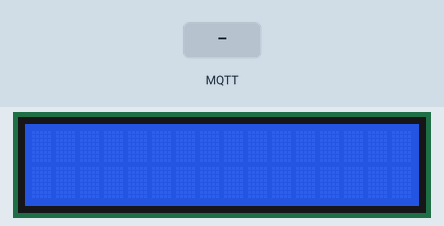
A sketch run on a simulated ESP8266 (Wemos D1 mini). Shown: 16×2 character LCD. Inputs (shaded band) come from the test bench. WiFi joins after 1.5 s; servers stay silent unless stated; no MQTT or app messages arrive unless stated; what the sketch prints to the serial monitor is not drawn.

Above: at 1.2 s.
1.3 s: MQTT message "1" arrives on the first subscribed topic
10.3 s: MQTT message "on" arrives on the first subscribed topic
At 12.5 s:
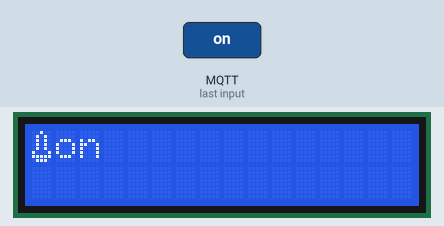
13.1 s: MQTT message "off" arrives on the first subscribed topic
At 13.6 s:
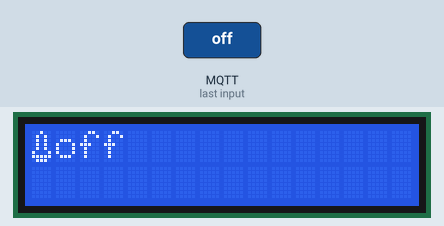
14.6 s: MQTT message "1" arrives on the second subscribed topic
At 15.8 s:
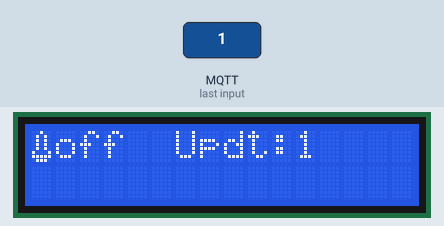
16.1 s: MQTT message "1" arrives on the third subscribed topic
At 16.9 s:
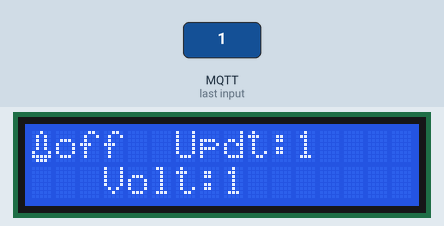
17.6 s: MQTT message "on" arrives on the second subscribed topic
At 18.1 s:
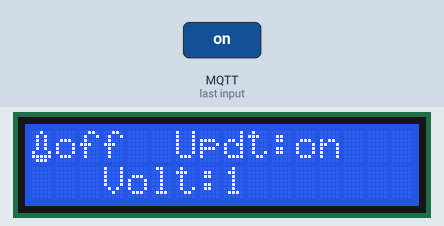
Timing chart, 0 to 20.1 s (numbered marks = the images above; inputs shaded):
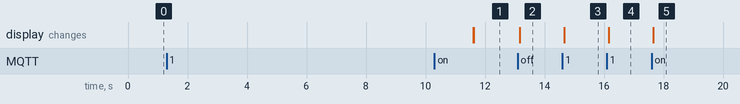

The sketch:

LCD_using_mqtt_readings_with_8266.ino
```cpp
/*********
  Steve Fisch May, 2020
  Code taken and modified from three sources, all by Rui Santos of:

https://randomnerdterdtutorials.com
https://rntlab.com/question/esp32-mqtt-subscribe-to-multiple-topics/
https://randomnerdtutorials.com/esp8266-nodemcu-mqtt-publish-ds18b20-arduino/
https://randomnerdtutorials.com/esp32-esp8266-i2c-lcd-arduino-ide/


 Using MQTT readings from By 3KU_Delta in

 https://www.instructables.com/id/Crocodile-Solar-Pool-Sensor/
*********/

#include <ESP8266WiFi.h>
#include <Ticker.h>
#include <AsyncMqttClient.h>
#include <LiquidCrystal_I2C.h>

// Change the credentials below, so your ESP8266 connects to your router
#define WIFI_SSID "myssid"
#define WIFI_PASSWORD "my_password"

// Change the MQTT_HOST variable to your Raspberry Pi IP address,
// so it connects to your Mosquitto MQTT broker

#define MQTT_HOST IPAddress(192, 168, 1, 88)
#define MQTT_PORT 1883

// Create objects to handle MQTT client
AsyncMqttClient mqttClient;
Ticker mqttReconnectTimer;
Ticker wifiReconnectTimer;
WiFiEventHandler wifiConnectHandler;
WiFiEventHandler wifiDisconnectHandler;

// Set the LCD number of columns and rows
const int lcdColumns = 16;
const int lcdRows = 2;
float PoolTemp;
String temperatureString = "";
// dtostrf(PoolTemp, 3, 1, PoolTemp1);

// Set LCD address, number of columns and rows
// if you don't know your display address, run an I2C scanner sketch
LiquidCrystal_I2C lcd(0x27, lcdColumns, lcdRows);

// Thermometer icon
byte thermometerIcon[8] = {
  B00100,
  B01010,
  B01010,
  B01010,
  B01010,
  B10001,
  B11111,
  B01110
};

void connectToWifi() {
  Serial.println("Connecting to Wi-Fi...");
  WiFi.begin(WIFI_SSID, WIFI_PASSWORD);
}

void onWifiConnect(const WiFiEventStationModeGotIP& event) {
  Serial.println("Connected to Wi-Fi.");
 connectToMqtt();
}

void onWifiDisconnect(const WiFiEventStationModeDisconnected& event) {
  Serial.println("Disconnected from Wi-Fi.");
  mqttReconnectTimer.detach(); // ensure we don't reconnect to MQTT while reconnecting to Wi-Fi
  wifiReconnectTimer.once(2, connectToWifi);
}

void connectToMqtt() {
  Serial.println("Connecting to MQTT...");
  mqttClient.connect();
}

// Add more topics that want your ESP8266 to be subscribed to
//~STEVE FROM CROC

void onMqttConnect(bool sessionPresent){
  delay(10000);
  Serial.println("Connected to MQTT.");
  Serial.print("Session present: ");
  Serial.println(sessionPresent);
  uint16_t packetIdSub =  mqttClient.subscribe("home/pool/solarcroc/tempc", 0);
  uint16_t packetIdSub2 = mqttClient.subscribe("home/pool/solarcroc/lastupdate", 0);
  uint16_t packetIdSub1 = mqttClient.subscribe("home/pool/solarcroc/battv", 0);
  Serial.print("Subscribing at QoS 0, packetId: ");
  Serial.println(packetIdSub);
}
  void onMqttDisconnect(AsyncMqttClientDisconnectReason reason) {
  Serial.println("Disconnected from MQTT.");

  if (WiFi.isConnected()) {
    mqttReconnectTimer.once(2, connectToMqtt);
  }
}

void onMqttSubscribe(uint16_t packetId, uint8_t qos) {
  Serial.println("Subscribe acknowledged.");
  Serial.print("  packetId: ");
  Serial.println(packetId);
  Serial.print("  qos: ");
  Serial.println(qos);
}

void onMqttUnsubscribe(uint16_t packetId) {
  Serial.println("Unsubscribe acknowledged.");
  Serial.print("  packetId: ");
  Serial.println(packetId);
}

// You can modify this function to handle what happens when you receive a certain message in a specific topic
void onMqttMessage(char* topic, char* payload, AsyncMqttClientMessageProperties properties, size_t len, size_t index, size_t total) {
  String messageTemp;
  for (int i = 0; i < len; i++) {
    Serial.print((char)payload[i]);
    messageTemp += (char)payload[i];
      }

 if (strcmp(topic, "home/pool/solarcroc/tempc") == 0) {
    lcd.clear();
//    lcd.setCursor(1, 0);
    lcd.write(0);
    lcd.print("");
//    lcd.setCursor(0, 1);
    lcd.print(messageTemp);
  }


  Serial.println("Publish received.");
  Serial.print("  message: ");
  Serial.println(messageTemp);
  Serial.print("  topic: ");
  Serial.println(topic);
  Serial.print("  qos: ");
  Serial.println(properties.qos);
  Serial.print("  dup: ");
  Serial.println(properties.dup);
  Serial.print("  retain: ");
  Serial.println(properties.retain);
  Serial.print("  len: ");
  Serial.println(len);
  Serial.print("  index: ");
  Serial.println(index);
  Serial.print("  total: ");
  Serial.println(total);

if (strcmp(topic, "home/pool/solarcroc/lastupdate") == 0) {
     lcd.setCursor(6,0);
     lcd.print("Updt:");
     lcd.print(messageTemp);

}

Serial.println("Publish received.");
  Serial.print("  message: ");
  Serial.println(messageTemp);
  Serial.print("  topic: ");
  Serial.println(topic);
  Serial.print("  qos: ");
  Serial.println(properties.qos);
  Serial.print("  dup: ");
  Serial.println(properties.dup);
  Serial.print("  retain: ");
  Serial.println(properties.retain);
  Serial.print("  len: ");
  Serial.println(len);
  Serial.print("  index: ");
  Serial.println(index);
  Serial.print("  total: ");
  Serial.println(total);

if (strcmp(topic, "home/pool/solarcroc/battv") == 0) {
     lcd.setCursor (0, 1);
     lcd.print("   Volt:");
     lcd.print(messageTemp);
}
 Serial.println("Publish received.");
  Serial.print("  message: ");
  Serial.println(messageTemp);
  Serial.print("  topic: ");
  Serial.println(topic);
  Serial.print("  qos: ");
  Serial.println(properties.qos);
  Serial.print("  dup: ");
  Serial.println(properties.dup);
  Serial.print("  retain: ");
  Serial.println(properties.retain);
  Serial.print("  len: ");
  Serial.println(len);
  Serial.print("  index: ");
  Serial.println(index);
  Serial.print("  total: ");
  Serial.println(total);
 }

void setup() {
  Serial.begin(115200);
 // Initialize LCD
  lcd.init();
  // Turn on LCD backlight
  lcd.backlight();
  // Create thermometer icon
  lcd.createChar(0, thermometerIcon);
    wifiConnectHandler = WiFi.onStationModeGotIP(onWifiConnect);
 wifiDisconnectHandler = WiFi.onStationModeDisconnected(onWifiDisconnect);

  mqttClient.onConnect(onMqttConnect);
  mqttClient.onDisconnect(onMqttDisconnect);
  mqttClient.onSubscribe(onMqttSubscribe);
  mqttClient.onUnsubscribe(onMqttUnsubscribe);
  mqttClient.onMessage(onMqttMessage);
//  mqttClient.onPublish(onMqttPublish);
  mqttClient.setServer(MQTT_HOST, MQTT_PORT);
  connectToWifi();
}

//NO BUTTON !!!!!
void loop()
{ }
```

Measured:
- after the input at 1.3 s, every drawn part: stays the same
- after the input at 10.3 s, the display: first differs from a run without the input after 1.3 s (image 1)
- after the input at 13.1 s, the display: changes after 0.06 s (image 2)
- after the input at 14.6 s, the display: changes after 0.06 s (image 3)
- after the input at 16.1 s, the display: changes after 0.06 s (image 4)
- after the input at 17.6 s, the display: changes after 0.06 s (image 5)
